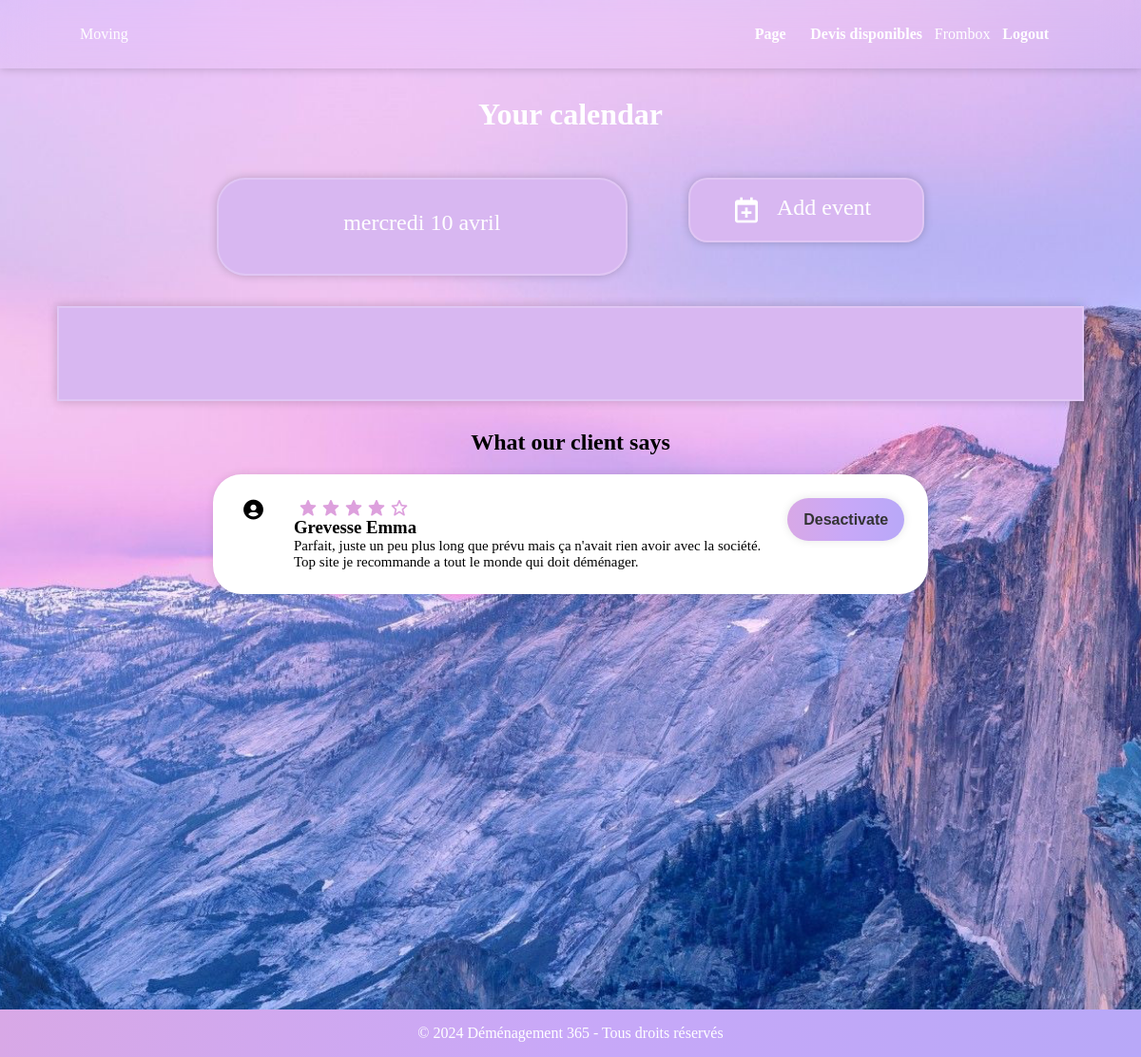
The app's page /mon_dem/home/ (signed in) with its own data.
### mon_dem/models.py (models this page shows, shortened)
class MovingCompany(models.Model):
    user = models.OneToOneField(settings.AUTH_USER_MODEL, on_delete=models.CASCADE) #directement modif depuis settings
    companyname = models.CharField(max_length=100)
    rue = models.CharField(max_length=200)
    numero_rue = models.CharField(max_length=14)
    post_zip = models.CharField(max_length=20)
    TVA = models.CharField(max_length=14)
    phonenumber = models.CharField(max_length=100)
    national = models.BooleanField(default=False)
    international = models.BooleanField(default=False)
    region = models.ManyToManyField(Region)
    pays = models.ManyToManyField(Pays)
    service = models.ManyToManyField(Services)
    abonnement = models.IntegerField(default=0)
    total_devis = models.IntegerField(default=0)
    limits_reached = models.BooleanField(default=False)
    devis = models.ManyToManyField(MovingRequest, blank=True)
    date_inscription = models.DateTimeField(auto_now_add=True)
    calendar = models.OneToOneField(Calendar, on_delete=models.CASCADE, null=True)

class Review(models.Model):
    company = models.ForeignKey(MovingCompany, on_delete=models.CASCADE, related_name="review")
    client = models.ForeignKey(CustomUser, on_delete=models.CASCADE, related_name="review")
    rating = models.IntegerField()
    comment = models.TextField()
    created = models.DateTimeField(auto_now_add=True)
    active = models.BooleanField(default=True)

class CustomUser(models.Model):
    name = models.CharField(max_length=100)
    firstname = models.CharField(max_length=100)
    phonenumber = models.CharField(max_length=100)
    email = models.EmailField()
    entreprise = models.BooleanField(default=False)
    date_inscription = models.DateTimeField(auto_now_add=True)

### mon_dem/views.py (the view)
# urls.py: path('home/', views.company_page, name='company_page'),
@login_required
def company_page(request):
    try:
        company = request.user.movingcompany
        reviews_pot = company.review.all()
        reviews = reviews_pot.order_by('?')[:3]
    except ObjectDoesNotExist:
        company = None
        reviews = []
    return render(request, 'company_page.html', {'company' : company, 'reviews' : reviews})

### mon_dem/templates/company_page.html (shortened to what this page needs)
{% extends "base.html" %}
{% block content %}
{% load static %}
	<link rel="stylesheet"  href="{% static 'css/company_page.css' %}">
	<link href='https://unpkg.com/boxicons@2.1.4/css/boxicons.min.css' rel='stylesheet'>
	<link href='https://unpkg.com/boxicons@2.1.4/css/boxicons.min.css' rel='stylesheet'>
	<link href='https://unpkg.com/boxicons@2.1.4/css/boxicons.min.css' rel='stylesheet'>
	<link href='https://unpkg.com/boxicons@2.1.4/css/boxicons.min.css' rel='stylesheet'>
	<link href='https://unpkg.com/boxicons@2.1.4/css/boxicons.min.css' rel='stylesheet'>
	<link href='https://unpkg.com/boxicons@2.1.4/css/boxicons.min.css' rel='stylesheet'>
	<section class="calendar">
		<h2> Your calendar </h2>
		<div class="schedule">
			<div id="today" class="today">
				<div id="currentDay"></div>
			</div>
			<div class="add-event">
				<i id="add-event" class='bx bx-calendar-plus'></i>
				<p>Add event</p>
			</div>
		</div>
		<div id='calendar'>
		</div>
	</section>
	<section class="avis">
		<h1> What our client says</h1>
		<div class="row">
			{% if reviews %}
				{% for review in reviews %}
				<div class="avis-col">
					<i class='bx bxs-user-circle'></i>
					<div class="corps">
						<div class="rating" data-rating="{{ review.rating }}">
						</div>
						<h3>{{review.client.firstname}} {{review.client.name}}</h3>
						<p> {{review.comment}}</p>
					</div>
					<button data-id="{{ review.id }}" data-action="{% if review.active == True %}des{% endif %}activate"
							class="activate">
								  {% if review.active == False %}
									Activate
								  {% else %}
									Desactivate
					 			{% endif %}
					</button>
				</div>
				{% endfor %}
			{% endif %}
		</div>
	</section>
{% endblock %}

### mon_dem/templates/base.html (shortened to what this page needs)
{% load static %}
<!DOCTYPE html>
<html lang="fr">
<head>
	{% load static %}
    <link rel="stylesheet"  href="{% static 'css/base.css' %}">
	<link href='https://unpkg.com/boxicons@2.1.4/css/boxicons.min.css' rel='stylesheet'>
	<link href='https://unpkg.com/boxicons@2.1.4/css/boxicons.min.css' rel='stylesheet'>
</head>
<body>
	<header>
		<span>Moving</span>
		<nav class="navbar">
			<ul>
				{% if request.user.is_authenticated %}
					<li {% if section == "connected" %} class="selected"{% endif %}>
					<a href="{% url 'company_page' %}">Page</a>
					</li>
					<li {% if section == "connected" %} class="selected"{% endif %}>
					<a href="{% url 'devis_available' %}">Devis disponibles</a>
					</li>
					<li {% if section == "connected" %} class="selected"{% endif %}>
						{{ company.companyname }}</li>
					<li {% if section == "connected" %} class="selected"{% endif %}>
						<a href="{% url 'logout' %}">Logout</a></li>
			</ul>
		{% endif %}
	</header>
		{% load static %}
		{% block content %}
		{% endblock %}
		<footer>
			<p>© 2024 Déménagement 365 - Tous droits réservés</p>
		</footer>
</body>
</html>

### mon_dem/static/css/base.css (style rules this page uses)
body, h1, h2, h3, p, ul, li, nav, section, footer { margin: 0; padding: 0; box-sizing: border-box; }
:root { --hover-color-text: plum; }
html { font-size: 100%; overflow-x: hidden; scroll-padding-top: 5rem; scroll-behavior: smooth; }
body { background: url('../images/2065277.jpg') no-repeat; background-size: cover; background-position: center; background-attachment: fixed; overflow: auto; display: flex; flex-direction: column; min-height: 100vh; }
header { background: transparent; backdrop-filter: blur(20px); color: #fff; padding: 1.7rem 7%; box-shadow: 0 0 10px rgba(0, 0, 0, .2); display: flex; align-items: center; justify-content: space-between; top:0; left:0; right:0; z-index: 1000; }
.navbar { margin-left: 30%; }
.navbar a { margin: 0 .8rem; color: #fff; text-decoration: none; font-weight: bold; }
nav > ul > li { float: left; position: relative; list-style-type: none; gap: 1rem; }
footer { background-image: linear-gradient(to right, #d8a8e6 0%, #c8a8f8 50%, #b8a8f8 100%); color: #fff; text-align: center; padding: 1em 0; flex-shrink: 0; margin-top: auto; }

### mon_dem/static/css/company_page.css (style rules this page uses)
* { margin: 0; padding: 0; box-sizing: border-box; }
.calendar { width: 90%; height: auto; margin: auto; padding: auto; text-align: center; background: transparent; padding-top: 30px; }
.calendar h2 { font-size: 2rem; color: #fff; margin-bottom: 3rem; }
.calendar .schedule { display: flex; margin: auto; padding: auto; justify-content: center; gap: 4rem; }
.schedule .add-event { width: 23%; height: 20%; display: flex; background: rgb(216,183,241); border: 2px solid rgba(255, 255, 255, .2); backdrop-filter: blur(20px); border-radius: 20px; box-shadow: 0 0 10px rgba(0, 0, 0, .2); padding: 1rem 4%; margin-bottom: 2rem; gap: 1rem; }
.schedule .add-event i { font-size: 2rem; color: #fff; }
.schedule .add-event p { font-size: 1.5rem; color: #fff; }
.calendar .today { width: 40%; background: rgb(216,183,241); border: 2px solid rgba(255, 255, 255, .2); backdrop-filter: blur(20px); border-radius: 30px; box-shadow: 0 0 10px rgba(0, 0, 0, .2); padding: 2rem 4%; margin-bottom: 2rem; }
.today #currentDay { font-size: 1.5rem; color: #fff; margin-bottom: .5rem; }
.calendar #calendar { width: 100%; height: 100%; background: rgb(216,183,241); border: 2px solid rgba(255, 255, 255, .2); backdrop-filter: blur(20px); box-shadow: 0 0 10px rgba(0, 0, 0, .2); padding: 3rem 7%; }
.avis { width: 80%; height: 40rem; margin: auto; padding: auto; text-align: center; background: transparent; padding-top: 30px; }
.row { display: flex; justify-content: center; gap: 20px; padding-left: 10px; padding-right: 10px; }
.avis h1 { margin-bottom: 20px; }
.avis-col { width: 80%; max-height: 200px; border-radius: 30px; margin-bottom: 5%; text-align: left; background: #fff; backdrop-filter: blur(20px); box-shadow: 0 0 10px 0px rgba(0, 0, 0, .1); padding: 25px; display: flex; transition: 0.5s; }
.avis-col .corps { overflow-y: auto; text-overflow: auto; }
.avis-col i { font-size: 25px; margin-left: 5px; margin-right: 30px; border-radius: 50%; }
.avis-col p { font-size: 15px; }
.avis-col .rating { display: flex; padding: 0; }
.activate { width: 30%; min-width: 100px; height: 45px; background-image: linear-gradient(to right, #d8a8e6 0%, #c8a8f8 50%, #b8a8f8 100%); border: none; outline: none; border-radius: 40px; box-shadow: 0 0 10px rgba(0, 0, 0, .1); font-size: 16px; color: #333; margin-left: 20px; font-weight: 600; }

### records on screen
MovingCompany: companyname "Frombox"
Review: client.firstname "Grevesse", client.name "Emma", comment "Parfait, juste un peu plus long que prévu mais ça n'avait rien avoir avec la société. Top site je recommande a tout le monde qui doit déménager.", active "Desactivate"
